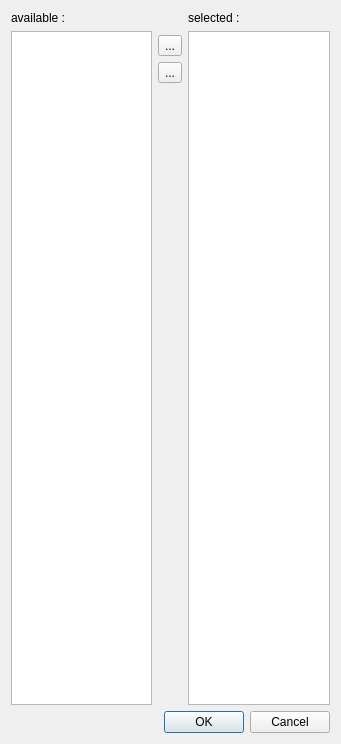
<?xml version="1.0" encoding="UTF-8"?>
<ui version="4.0">
 <class>Dialog</class>
 <widget class="QDialog" name="Dialog">
  <property name="geometry">
   <rect>
    <x>0</x>
    <y>0</y>
    <width>341</width>
    <height>744</height>
   </rect>
  </property>
  <property name="windowTitle">
   <string>Select columns</string>
  </property>
  <layout class="QVBoxLayout" name="verticalLayout_2">
   <item>
    <layout class="QHBoxLayout" name="horizontalLayout">
     <item>
      <layout class="QVBoxLayout" name="verticalLayout_3">
       <item>
        <widget class="QLabel" name="label">
         <property name="text">
          <string>available :</string>
         </property>
        </widget>
       </item>
       <item>
        <widget class="QListWidget" name="listWidget">
         <property name="selectionMode">
          <enum>QAbstractItemView::MultiSelection</enum>
         </property>
        </widget>
       </item>
      </layout>
     </item>
     <item>
      <layout class="QVBoxLayout" name="verticalLayout">
       <item>
        <spacer name="verticalSpacer_2">
         <property name="orientation">
          <enum>Qt::Vertical</enum>
         </property>
         <property name="sizeType">
          <enum>QSizePolicy::Fixed</enum>
         </property>
         <property name="sizeHint" stdset="0">
          <size>
           <width>20</width>
           <height>24</height>
          </size>
         </property>
        </spacer>
       </item>
       <item>
        <widget class="QToolButton" name="btnAdd">
         <property name="text">
          <string>...</string>
         </property>
         <property name="icon">
          <iconset theme="list-add">
           <normaloff/>
          </iconset>
         </property>
        </widget>
       </item>
       <item>
        <widget class="QToolButton" name="btnRemove">
         <property name="text">
          <string>...</string>
         </property>
         <property name="icon">
          <iconset theme="list-remove">
           <normaloff/>
          </iconset>
         </property>
        </widget>
       </item>
       <item>
        <spacer name="verticalSpacer">
         <property name="orientation">
          <enum>Qt::Vertical</enum>
         </property>
         <property name="sizeHint" stdset="0">
          <size>
           <width>20</width>
           <height>40</height>
          </size>
         </property>
        </spacer>
       </item>
      </layout>
     </item>
     <item>
      <layout class="QVBoxLayout" name="verticalLayout_4">
       <item>
        <widget class="QLabel" name="label_2">
         <property name="text">
          <string>selected :</string>
         </property>
        </widget>
       </item>
       <item>
        <widget class="QListWidget" name="listWidget_2"/>
       </item>
      </layout>
     </item>
    </layout>
   </item>
   <item>
    <widget class="QDialogButtonBox" name="buttonBox">
     <property name="standardButtons">
      <set>QDialogButtonBox::Cancel|QDialogButtonBox::Ok</set>
     </property>
    </widget>
   </item>
  </layout>
 </widget>
 <resources/>
 <connections/>
</ui>
